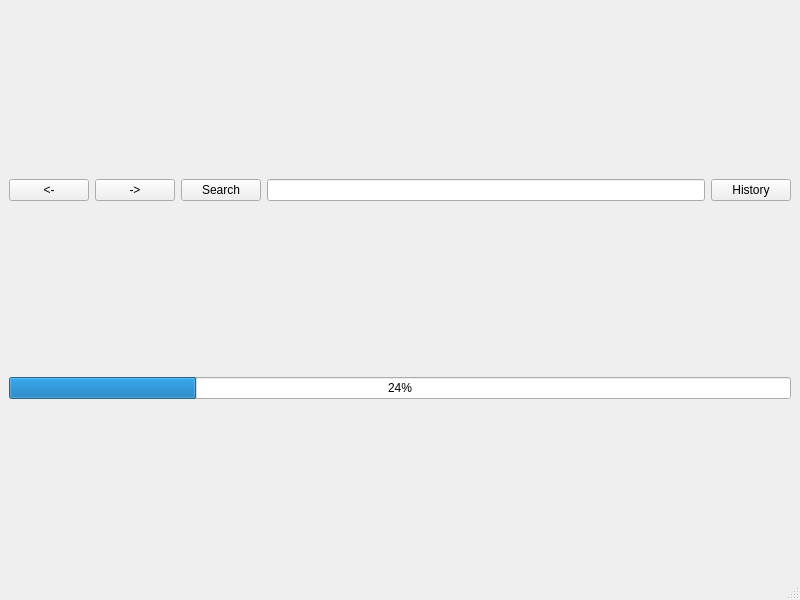
<?xml version="1.0" encoding="UTF-8"?>
<ui version="4.0">
 <class>Browser</class>
 <widget class="QMainWindow" name="Browser">
  <property name="geometry">
   <rect>
    <x>0</x>
    <y>0</y>
    <width>800</width>
    <height>600</height>
   </rect>
  </property>
  <property name="windowTitle">
   <string>Browser</string>
  </property>
  <widget class="QWidget" name="centralwidget">
   <layout class="QVBoxLayout" name="verticalLayout">
    <item>
     <layout class="QHBoxLayout" name="horizontalLayout">
      <item>
       <widget class="QPushButton" name="b_back">
        <property name="text">
         <string>&lt;-</string>
        </property>
        <property name="iconSize">
         <size>
          <width>12</width>
          <height>12</height>
         </size>
        </property>
       </widget>
      </item>
      <item>
       <widget class="QPushButton" name="b_next">
        <property name="text">
         <string>-&gt;</string>
        </property>
        <property name="iconSize">
         <size>
          <width>12</width>
          <height>12</height>
         </size>
        </property>
       </widget>
      </item>
      <item>
       <widget class="QPushButton" name="Search">
        <property name="text">
         <string>Search</string>
        </property>
       </widget>
      </item>
      <item>
       <widget class="QLineEdit" name="ulink"/>
      </item>
      <item>
       <widget class="QPushButton" name="b_history">
        <property name="text">
         <string>History</string>
        </property>
       </widget>
      </item>
     </layout>
    </item>
    <item>
     <layout class="QVBoxLayout" name="browindow"/>
    </item>
    <item>
     <widget class="QProgressBar" name="progressBar">
      <property name="value">
       <number>24</number>
      </property>
     </widget>
    </item>
   </layout>
  </widget>
  <widget class="QMenuBar" name="menubar">
   <property name="geometry">
    <rect>
     <x>0</x>
     <y>0</y>
     <width>800</width>
     <height>21</height>
    </rect>
   </property>
  </widget>
  <widget class="QStatusBar" name="statusbar"/>
 </widget>
 <resources/>
 <connections/>
</ui>
